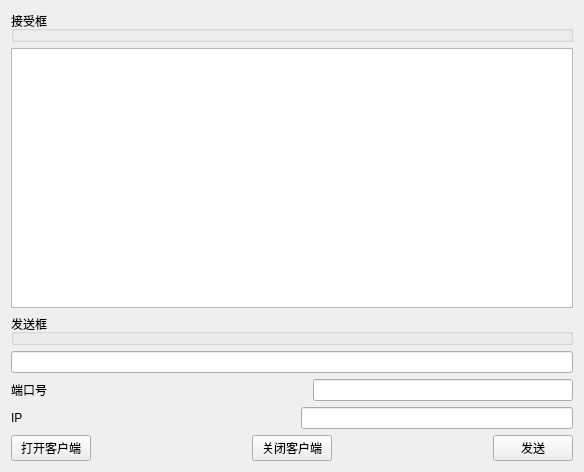
<?xml version="1.0" encoding="UTF-8"?>
<ui version="4.0">
 <class>Widget</class>
 <widget class="QWidget" name="Widget">
  <property name="geometry">
   <rect>
    <x>0</x>
    <y>0</y>
    <width>584</width>
    <height>472</height>
   </rect>
  </property>
  <property name="windowTitle">
   <string>Widget</string>
  </property>
  <layout class="QGridLayout" name="gridLayout">
   <item row="0" column="0">
    <layout class="QVBoxLayout" name="verticalLayout_3">
     <item>
      <widget class="QGroupBox" name="groupBox">
       <property name="title">
        <string>接受框</string>
       </property>
      </widget>
     </item>
     <item>
      <widget class="QPlainTextEdit" name="recvEdit"/>
     </item>
     <item>
      <widget class="QGroupBox" name="groupBox_2">
       <property name="title">
        <string>发送框</string>
       </property>
      </widget>
     </item>
     <item>
      <widget class="QLineEdit" name="sendEdit"/>
     </item>
     <item>
      <layout class="QVBoxLayout" name="verticalLayout_2">
       <item>
        <layout class="QVBoxLayout" name="verticalLayout">
         <item>
          <layout class="QHBoxLayout" name="horizontalLayout_3">
           <item>
            <widget class="QLabel" name="label">
             <property name="text">
              <string>端口号</string>
             </property>
            </widget>
           </item>
           <item>
            <spacer name="horizontalSpacer_3">
             <property name="orientation">
              <enum>Qt::Horizontal</enum>
             </property>
             <property name="sizeHint" stdset="0">
              <size>
               <width>40</width>
               <height>20</height>
              </size>
             </property>
            </spacer>
           </item>
           <item>
            <widget class="QLineEdit" name="portEdit"/>
           </item>
          </layout>
         </item>
         <item>
          <layout class="QHBoxLayout" name="horizontalLayout_2">
           <item>
            <widget class="QLabel" name="label_2">
             <property name="text">
              <string>IP</string>
             </property>
            </widget>
           </item>
           <item>
            <spacer name="horizontalSpacer_4">
             <property name="orientation">
              <enum>Qt::Horizontal</enum>
             </property>
             <property name="sizeHint" stdset="0">
              <size>
               <width>40</width>
               <height>20</height>
              </size>
             </property>
            </spacer>
           </item>
           <item>
            <widget class="QLineEdit" name="ipEdit"/>
           </item>
          </layout>
         </item>
        </layout>
       </item>
       <item>
        <layout class="QHBoxLayout" name="horizontalLayout">
         <item>
          <widget class="QPushButton" name="openBt">
           <property name="text">
            <string>打开客户端</string>
           </property>
          </widget>
         </item>
         <item>
          <spacer name="horizontalSpacer">
           <property name="orientation">
            <enum>Qt::Horizontal</enum>
           </property>
           <property name="sizeHint" stdset="0">
            <size>
             <width>40</width>
             <height>20</height>
            </size>
           </property>
          </spacer>
         </item>
         <item>
          <widget class="QPushButton" name="closeBt">
           <property name="text">
            <string>关闭客户端</string>
           </property>
          </widget>
         </item>
         <item>
          <spacer name="horizontalSpacer_2">
           <property name="orientation">
            <enum>Qt::Horizontal</enum>
           </property>
           <property name="sizeHint" stdset="0">
            <size>
             <width>40</width>
             <height>20</height>
            </size>
           </property>
          </spacer>
         </item>
         <item>
          <widget class="QPushButton" name="sendBt">
           <property name="text">
            <string>发送</string>
           </property>
          </widget>
         </item>
        </layout>
       </item>
      </layout>
     </item>
    </layout>
   </item>
  </layout>
 </widget>
 <layoutdefault spacing="6" margin="11"/>
 <resources/>
 <connections/>
</ui>
